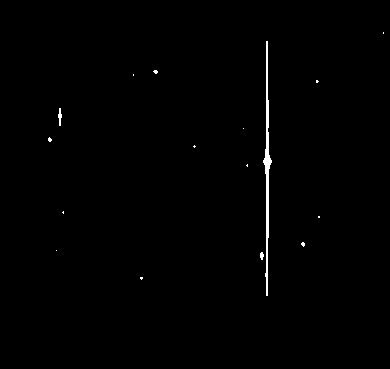
#> input picture threshold/NEOS_SCI_2024001001121.png, 390 x 369 px, found by its file name; its folder holds only this picture in this run
$ python refining.py
#> lines starting #> are read from the running program, lines starting #| are printed output that depends on the picture; after the words box and inside, x2 and y2 are one past the last pixel; in counts of white or black regions, pixels touching at a corner belong together
import numpy as np
import os
import cv2
from scipy.ndimage import label, find_objects

def process_images(input_folder, output_folder, threshold=5, sub_image_size=(64, 64)):
    """
    Process images in the input folder to detect stars and debris, and save the processed images in the output folder.
    """
#> called with threshold = 5, sub_image_size = (64, 64)
    # Create the output folder if it doesn't exist
    if not os.path.exists(output_folder):
        os.makedirs(output_folder)

    # Iterate over each file in the input folder
    for filename in os.listdir(input_folder):
        # Read the image
        image_path = os.path.join(input_folder, filename)
        img = cv2.imread(image_path, cv2.IMREAD_GRAYSCALE)
#> img: shape (369, 390); 0.59% white; 16 white regions (13 under 20 px), largest, box (x1, y1, x2, y2) and area: (263, 41, 272, 296) 707, (58, 108, 62, 126) 44, (260, 252, 264, 260) 24

        if img is None:
            print(f"Skipping file {filename}: Not a valid image.")
            continue

        # Apply the detection and labeling algorithm
        labeled_img, num_objects = detect_and_label_objects(img, threshold, sub_image_size)

        # Write the labeled image to the output folder
        output_path = os.path.join(output_folder, f"labeled_{filename}")
        cv2.imwrite(output_path, labeled_img)

        print(f"Labeled image saved: {output_path}, Number of objects detected: {num_objects}")

def detect_and_label_objects(img, threshold, sub_image_size):
    """
    Detect and label objects (stars, debris, etc.) in the input image.
    """
#> called with threshold = 5, sub_image_size = (64, 64)
    h, w = img.shape
#> h = 369; w = 390
    sub_h, sub_w = sub_image_size

    # Create an empty image to store the labeled result
    labeled_img = np.zeros((h, w), dtype=np.int32)

    # Variable to keep track of the current label
    current_label = 1

    # Iterate over sub-images
    for i in range(0, h, sub_h):
        for j in range(0, w, sub_w):
            sub_img = img[i:i+sub_h, j:j+sub_w]
            if sub_img.size == 0:
                continue

            # Apply median filter to remove hot pixels or cosmic rays
            filtered_sub_img = cv2.medianBlur(sub_img, 3)

            # Threshold the sub-image
            _, binary_sub_img = cv2.threshold(filtered_sub_img, threshold, 1, cv2.THRESH_BINARY)

            # Label connected regions in the sub-image
            sub_labeled_img, num_features = label(binary_sub_img)

            # Relabel the sub-image with the global labels
            for sub_label in range(1, num_features + 1):
                sub_labeled_img[sub_labeled_img == sub_label] = current_label
                current_label += 1

            # Place the labeled sub-image back into the result image
            labeled_img[i:i+sub_h, j:j+sub_w] = sub_labeled_img
#> labeled_img: shape (369, 390) int32; 17 distinct labels, from 0 to 16
#> after the loop, current_label = 17

    # Perform the second step to combine close objects
    labeled_img = combine_close_objects(labeled_img)

    return labeled_img, current_label - 1

def combine_close_objects(labeled_img):
    """
    Combine close objects in the labeled image to ensure accurate grouping.
    """
    objects_slices = find_objects(labeled_img)
#> objects_slices = 16 items
    num_objects = len(objects_slices)
#> num_objects = 16

    # Compare each object with every other object
    for i in range(num_objects):
        if objects_slices[i] is None:
            continue
        for j in range(i + 1, num_objects):
            if objects_slices[j] is None:
                continue

            # Check if the objects are close to each other
            obj1_slice = objects_slices[i]
            obj2_slice = objects_slices[j]

            if are_objects_close(obj1_slice, obj2_slice):
                # Combine the objects
                labeled_img[labeled_img == j + 1] = i + 1
                objects_slices[j] = None
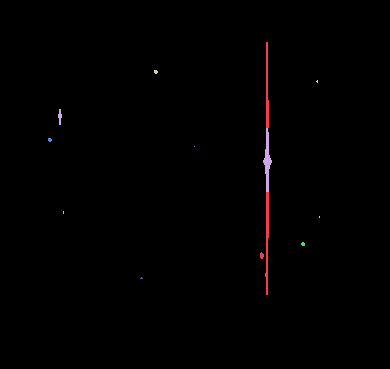
#> labeled_img: shape (369, 390) int32; 8 distinct labels, from 0 to 14; one colour per label, 0 black

    return labeled_img

def are_objects_close(obj1_slice, obj2_slice, proximity_threshold=5):
    """
    Check if two objects are close to each other based on their slices.
    """
    if obj1_slice is None or obj2_slice is None:
        return False

    for dim in range(len(obj1_slice)):
        if abs(obj1_slice[dim].start - obj2_slice[dim].stop) < proximity_threshold or \
           abs(obj1_slice[dim].stop - obj2_slice[dim].start) < proximity_threshold:
            return True
    return False

# Example usage
if __name__ == "__main__":
    input_folder = r'C:\Users\USER\Desktop\finalGPbegad\threshold'  # Specify the path to your input folder
    output_folder = r'C:\Users\USER\Desktop\finalGPbegad\refined'  # Specify the path to your output folder
    process_images(input_folder, output_folder)
#> in process_images, `cv2.imwrite(output_path, labeled_img)`:
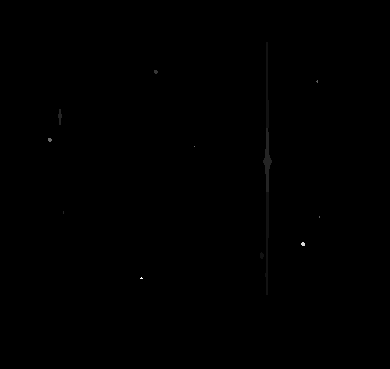
#> saved as labeled_NEOS_SCI_2024001001121.png: shape (369, 390); min 0, max 14, mean 0.00988; drawn with min black and max white
#| Labeled image saved: C:\Users\USER\Desktop\finalGPbegad\refined/labeled_NEOS_SCI_2024001001121.png, Number of objects detected: 16
